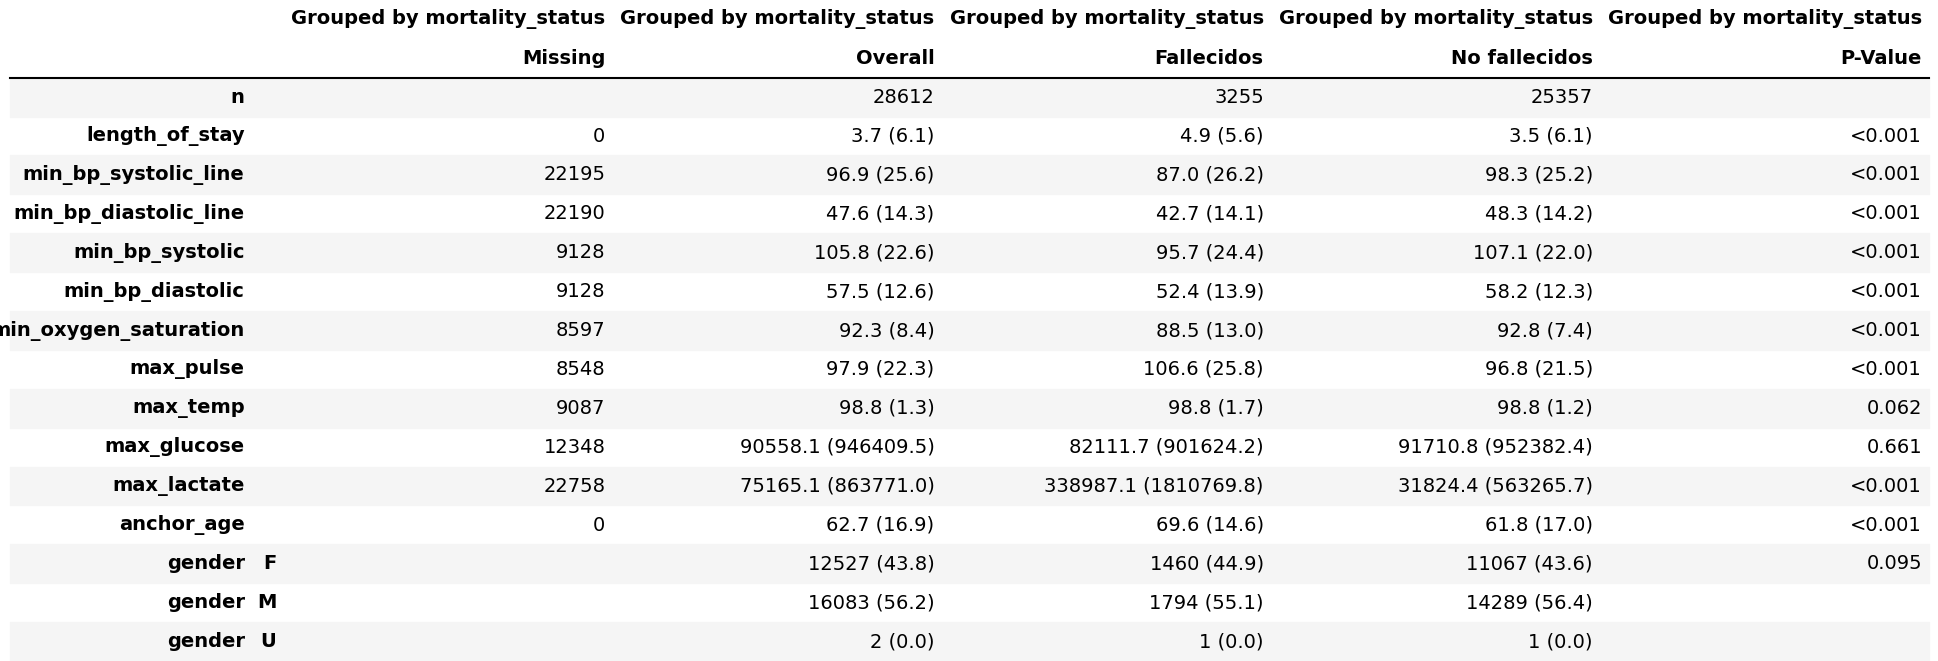

Reproduce this figure in Python.
import pandas as pd
from tableone import TableOne
import matplotlib.pyplot as plt
import dataframe_image as dfi

df = pd.read_csv('dataset_v1.csv')

df['mortality_30d'] = df['dod_within_30_days'].notna().astype(int)
df['mortality_status'] = df['mortality_30d'].map({1: 'Fallecidos', 0: 'No fallecidos'})

# Definir variables continuas
continuous_vars = [
    'length_of_stay',
    'min_bp_systolic_line',
    'min_bp_diastolic_line',
    'min_bp_systolic',
    'min_bp_diastolic',
    'min_oxygen_saturation',
    'max_pulse',
    'max_temp',
    'max_glucose',
    'max_lactate',
    'anchor_age'
]

# Definir variables categóricas (solo las no binarias para Table One)
categorical_vars = [
    'gender'
]

# Combinar todas las columnas para la tabla
columns = continuous_vars + categorical_vars

# Crear Table One estratificada por mortalidad a 30 días
mytable = TableOne(
    df,
    columns=columns,
    categorical=categorical_vars,
    groupby='mortality_status',
    pval=True,
    missing=True,
    overall=True,
    label_suffix=False
)


print("=" * 80)
print("TABLE ONE - COVID-19 ICU COHORT")
print("Stratified by 30-day mortality")
print("=" * 80)
print(mytable.tabulate(tablefmt='grid'))


print("\n" + "-" * 80)
print("DEMOGRAPHIC VARIABLES (Missing Data Summary)")
print("-" * 80)


race_missing = df['race'].isna().sum()
race_available = df['race'].notna().sum()
marital_missing = df['marital_status'].isna().sum()
marital_available = df['marital_status'].notna().sum()

race_missing_fallecidos = df[df['mortality_status'] == 'Fallecidos']['race'].isna().sum()
race_missing_no_fallecidos = df[df['mortality_status'] == 'No fallecidos']['race'].isna().sum()
marital_missing_fallecidos = df[df['mortality_status'] == 'Fallecidos']['marital_status'].isna().sum()
marital_missing_no_fallecidos = df[df['mortality_status'] == 'No fallecidos']['marital_status'].isna().sum()

print(f"\nRace:")
print(f"  Overall: Missing = {race_missing} ({race_missing/len(df)*100:.1f}%), Available = {race_available}")
print(f"  Fallecidos: Missing = {race_missing_fallecidos}")
print(f"  No fallecidos: Missing = {race_missing_no_fallecidos}")

print(f"\nMarital Status:")
print(f"  Overall: Missing = {marital_missing} ({marital_missing/len(df)*100:.1f}%), Available = {marital_available}")
print(f"  Fallecidos: Missing = {marital_missing_fallecidos}")
print(f"  No fallecidos: Missing = {marital_missing_no_fallecidos}")
print("-" * 80)


mytable.to_csv('table_one_output.csv')
print("\n✓ Table One saved to: table_one_output.csv")


mytable.to_html('table_one_output.html')
print("✓ Table One saved to: table_one_output.html")


print("\nGenerating image output...")

table_df = mytable.tableone


styled_df = table_df.style.set_properties(**{
    'text-align': 'left',
    'font-size': '10pt',
    'border': '1px solid black'
}).set_table_styles([
    {'selector': 'th', 'props': [('background-color', '#4CAF50'), 
                                   ('color', 'white'), 
                                   ('font-weight', 'bold'),
                                   ('text-align', 'center'),
                                   ('border', '1px solid black')]},
    {'selector': 'td', 'props': [('border', '1px solid #ddd')]},
    {'selector': 'tr:nth-of-type(even)', 'props': [('background-color', '#f2f2f2')]},
])


dfi.export(styled_df, 'table_one_output.png', max_rows=-1, max_cols=-1, table_conversion='matplotlib')
print("✓ Table One saved to: table_one_output.png")

print("\n" + "=" * 80)
print("SUMMARY STATISTICS")
print("=" * 80)
print(f"Total patients: {len(df)}")
print(f"Deaths within 30 days: {df['mortality_30d'].sum()} ({df['mortality_30d'].mean()*100:.2f}%)")
print(f"Survivors: {len(df) - df['mortality_30d'].sum()} ({(1-df['mortality_30d'].mean())*100:.2f}%)")
print("=" * 80)

print("\n" + "=" * 80)
print("TABLE TWO - BINARY VARIABLES DESCRIPTION")
print("Data availability and distribution (0 vs 1)")
print("=" * 80)


binary_vars = [
    'is_mechanical_ventilation',
    'is_crrt',
    'has_arterial_line',
    'is_intubated',
    'is_prone_position',
    'has_chest_tube',
    'is_dnr',
    'has_central_line',
    'has_hemodialysis',
    'has_niv',
    'is_ecmo'
]


binary_stats = []
for var in binary_vars:
    total = len(df)
    non_missing = df[var].notna().sum()
    missing = df[var].isna().sum()
    count_0 = (df[var] == 0).sum()
    count_1 = (df[var] == 1).sum()
    pct_0 = (count_0 / non_missing * 100) if non_missing > 0 else 0
    pct_1 = (count_1 / non_missing * 100) if non_missing > 0 else 0
    
    binary_stats.append({
        'Variable': var,
        'Total': total,
        'Available': non_missing,
        'Missing': missing,
        'Count_0': count_0,
        'Percent_0': f"{pct_0:.1f}%",
        'Count_1': count_1,
        'Percent_1': f"{pct_1:.1f}%"
    })

binary_df = pd.DataFrame(binary_stats)

print(binary_df.to_string(index=False))
print("=" * 80)


binary_df.to_csv('table_two_binary_variables.csv', index=False)
print("\n✓ Binary variables table saved to: table_two_binary_variables.csv")


styled_binary = binary_df.style.set_properties(**{
    'text-align': 'center',
    'font-size': '10pt',
    'border': '1px solid black'
}).set_table_styles([
    {'selector': 'th', 'props': [('background-color', '#2196F3'), 
                                   ('color', 'white'), 
                                   ('font-weight', 'bold'),
                                   ('text-align', 'center'),
                                   ('border', '1px solid black')]},
    {'selector': 'td', 'props': [('border', '1px solid #ddd')]},
    {'selector': 'tr:nth-of-type(even)', 'props': [('background-color', '#f2f2f2')]},
])

dfi.export(styled_binary, 'table_two_binary_variables.png', max_rows=-1, max_cols=-1, table_conversion='matplotlib')
print("✓ Binary variables table saved to: table_two_binary_variables.png")
print("=" * 80)
